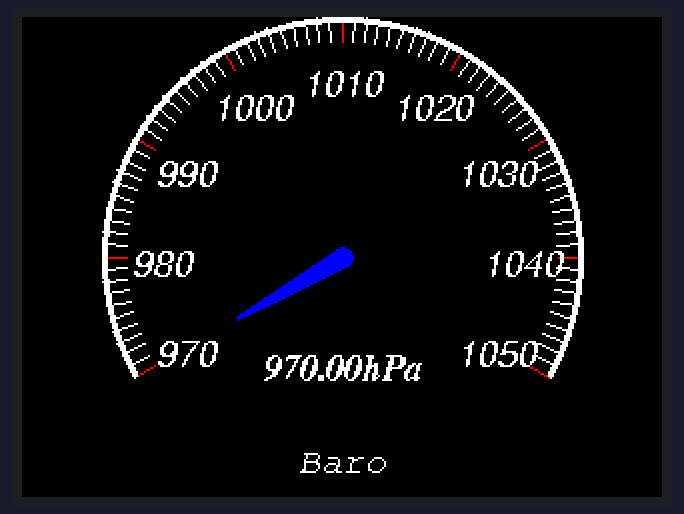
Bench run of a program on a simulated ESP32-S3. Parts: 320×240 colour display.

Above: at 0.47 s.
At 5.37 s:
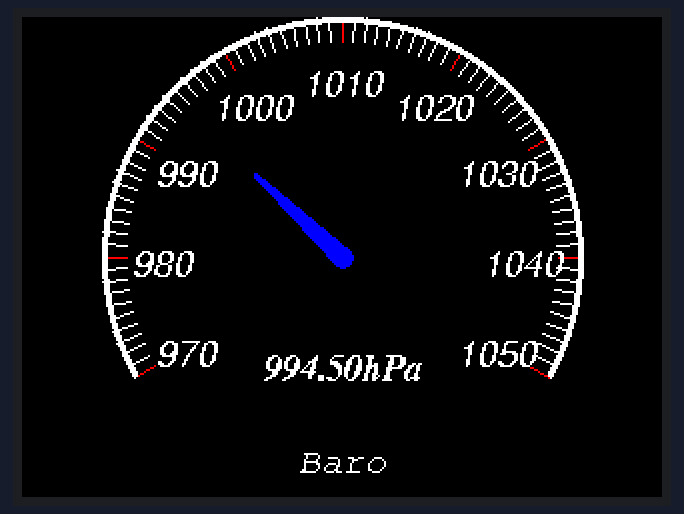
At 10.27 s:
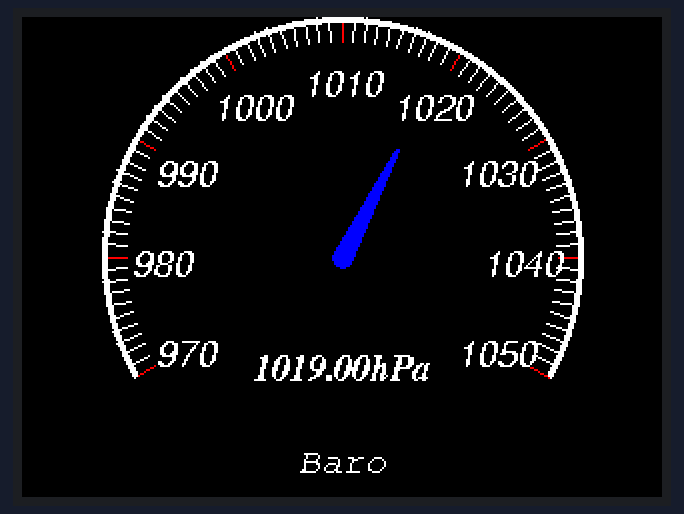
At 20.17 s:
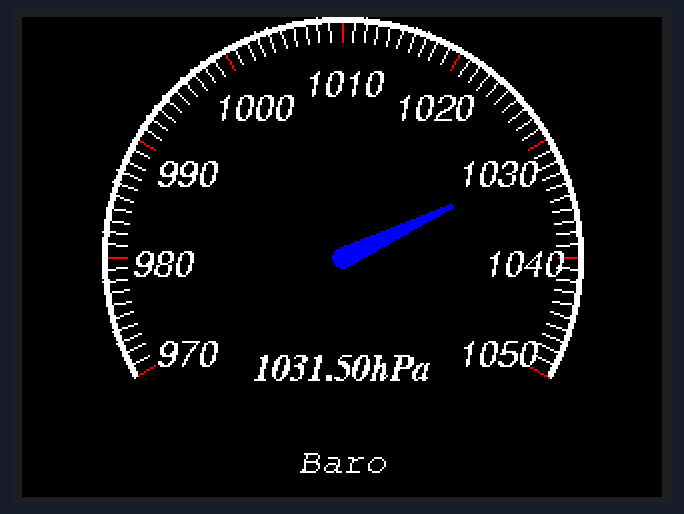
At 29.97 s:
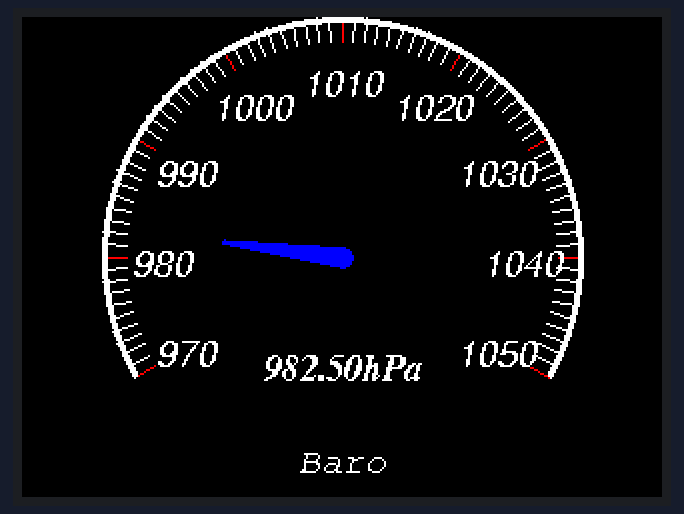
At 39.87 s:
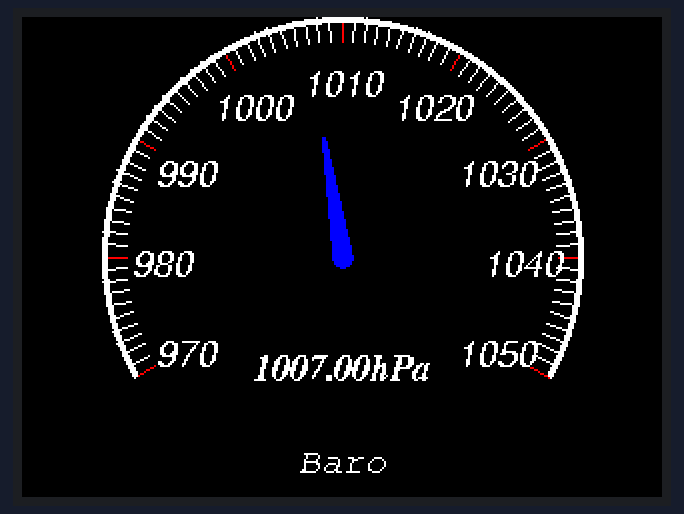

The program:

main.cpp
```cpp
#include <Arduino.h>
#include <M5Unified.h>
#include <meter.h>

// 目盛りの描画
M5Canvas canvas_scale(&M5.Display);
// 動的な部分の描画
M5Canvas canvas_dynamic(&M5.Display);

// メーターを描画するクラス
Meter barometer = Meter("Baro", "hPa", 1050, 970);

void setup() {
  auto cfg = M5.config();
  M5.begin(cfg);

  // 目盛り部分の初期化と描画
  barometer.initScaleCanvas(&canvas_scale, M5.Display.width(), M5.Display.height());
  barometer.drawScaleCanvas();

  // 針, 値部分の初期化
  barometer.initDynamicCanvas(&canvas_dynamic);
}

float count = 970;
float coefficient = 0.5;

void loop() {
  unsigned long start_ms = millis();

  float pressure = count;
  if(pressure >= 1050){
    pressure = 1050;
    coefficient = -0.5;
  }else if(pressure <= 970){
    pressure = 970;
    coefficient = 0.5;
  }
  count += coefficient;
  barometer.drawDynamicCanvas(pressure);

  while(millis() - start_ms < 100);
}
```

meter.cpp
```cpp
#include <Arduino.h>
#include <M5Unified.h>
#include <meter.h>

Meter::Meter(String label, String unit, int maxValue, int minValue)
    : label(label), unit(unit), maxValue(maxValue), minValue(minValue){
}

void Meter::initScaleCanvas(M5Canvas *scaleCanvas, int display_width, int display_height){
    this->scaleCanvas = scaleCanvas;

    width = display_width;
    height = display_height;

    if(width >= height){
        radius = height;
    }else{
        radius = width;
    }
    distanceToNumber = radius / 2 - radius / 8;
    distanceToScaleInside = radius / 2 - radius / 20;
    distanceToScaleOutside = radius / 2;
    handLength = radius / 4;

    this->scaleCanvas->createSprite(width, height);
}

// 目盛り部分の描画
void Meter::drawScaleCanvas(){
    // 一目盛りずつの描画: ディスプレイが小さいモジュールでは省略する
    scaleCanvas->clearDisplay();
    scaleCanvas->fillScreen(colorTheme.backgroundColor);
    if(radius >= 240){
        for(int i = 0; i < 81; i++){
            float xOutside = distanceToScaleOutside * cos(radians(i * oneTick + minDegree)) + width / 2;
            float yOutside = distanceToScaleOutside * sin(radians(i * oneTick + minDegree)) + height / 2;
            float xInside = distanceToScaleInside * cos(radians(i * oneTick + minDegree)) + width / 2;
            float yInside = distanceToScaleInside * sin(radians(i * oneTick + minDegree)) + height / 2;
            this->scaleCanvas->drawLine(xOutside, yOutside, xInside, yInside, colorTheme.oneScaleColor);
        }
    }

    // 数値描画部分の目盛りの描画: (maxValue - minValue) / 8ずつ
    for(int i = 0; i < 9; i++){
        float xOutside = distanceToScaleOutside * cos(radians(i * markedTick + minDegree)) + width / 2;
        float yOutside = distanceToScaleOutside * sin(radians(i * markedTick + minDegree)) + height / 2;
        float xInside = distanceToScaleInside * cos(radians(i * markedTick + minDegree)) + width / 2;
        float yInside = distanceToScaleInside * sin(radians(i * markedTick + minDegree)) + height / 2;
        this->scaleCanvas->drawLine(xOutside, yOutside, xInside, yInside, colorTheme.markedScaleColor);
    }

    // 目盛りの円弧の描画
    this->scaleCanvas->fillArc(width / 2, height / 2, radius / 2 - 2, radius / 2, minDegree, maxDegree, colorTheme.arcColor);

    // 目盛りの数字のフォントはディスプレイのサイズによって適切なものにする
    if(radius < 240){
        this->scaleCanvas->setFont(&fonts::TomThumb);
    }else{
        this->scaleCanvas->setFont(&fonts::FreeSansOblique9pt7b);
    }
    // 目盛りの数字の描画: (maxValue - minValue) / 8ずつ
    // TODO: 気圧以外の場合のときに重要となるはず
    this->scaleCanvas->setColor(colorTheme.numberColor);
    for(int i = 0; i < 9; i++){
        float x = distanceToNumber * cos(radians(i * markedTick + minDegree)) + width / 2;
        float y = distanceToNumber * sin(radians(i * markedTick + minDegree)) + height / 2;
        this->scaleCanvas->drawCenterString(String(i * ((maxValue - minValue) / 8) + minValue), x, y - 4);
    }

    // 文字の描画
    this->scaleCanvas->setColor(colorTheme.labelColor);
    this->scaleCanvas->setFont(&fonts::FreeMonoOblique9pt7b);
    this->scaleCanvas->drawCenterString(label, width / 2, radius - radius / 10);

    this->scaleCanvas->pushSprite(0, 0);
}

void Meter::initDynamicCanvas(M5Canvas *dynamicCanvas){
    this->dynamicCanvas = dynamicCanvas;
    this->dynamicCanvas->createSprite(radius / 2, radius / 2 + radius / 10);
}

void Meter::drawDynamicCanvas(float value){
    dynamicCanvas->clearDisplay();
    dynamicCanvas->fillScreen(colorTheme.backgroundColor);
    // 最大値, 最小値でクリッピング
    if(value > maxValue){
        value = maxValue;
    }else if(value < minValue){
        value = minValue;
    }
    // 最小値との差を計算し目盛りの位置を決める
    float valueDiff = (value - minValue) * oneTick * (scaleNum / (maxValue - minValue));
    float x = handLength * cos(radians(valueDiff + minDegree)) + handLength;
    float y = handLength * sin(radians(valueDiff + minDegree)) + handLength;
    dynamicCanvas->drawWedgeLine(handLength, handLength, x, y, 5, 1, colorTheme.headColor);

    // 値の数字のフォントはディスプレイのサイズによって適切なものにする
    if(radius < 240){
        this->dynamicCanvas->setFont(&fonts::Font0);
    }else{
        this->dynamicCanvas->setFont(&fonts::FreeSerifBoldItalic9pt7b);
    }
    // 値の描画
    dynamicCanvas->setColor(colorTheme.valueColor);
    dynamicCanvas->drawCenterString(String(value) + unit, handLength, handLength + height / 5);
    if(width == height){
        dynamicCanvas->pushSprite(width / 4, height / 4);
    }else if(width == 240){
        dynamicCanvas->pushSprite(width / 4 + width / 9, height / 4);
    }else if(width == 320){
        dynamicCanvas->pushSprite(width / 4 + width / 16, height / 4);
    }
}
```

meter.h
```cpp
#include <Arduino.h>
#include <M5Unified.h>

// メーター
class Meter {
  private:
    String label; // 何のメーターか
    String unit; // 単位
    // 取り得る値の範囲
    int maxValue;
    int minValue;

    int32_t width;
    int32_t height;
    int32_t radius; // 幅と高さの内, 小さい方の値
    int distanceToNumber; // 中央から各目盛りの数字までの距離
    // 中央から各目盛りまでの距離
    int distanceToScaleInside;
    int distanceToScaleOutside;
    int handLength; // 針の長さ

    // メーターの色のテーマ
    struct ColorTheme{
      // 背景の色
      int backgroundColor = BLACK;
      // 1目盛り分の色
      int oneScaleColor = WHITE;
      // 数字付き目盛りの色
      int markedScaleColor = RED;
      // 円弧の色
      int arcColor = WHITE;
      // 目盛りの数字の色
      int numberColor = WHITE;
      // ラベルの色
      int labelColor = WHITE;
      // 針の色
      int headColor = BLUE;
      // 値の色
      int valueColor = WHITE;

      ColorTheme(){}

      ColorTheme(int backgroundColor, int oneScaleColor, int markedScaleColor, int arcColor,
       int numberColor, int labelColor, int headColor, int valueColor){
        this->backgroundColor = backgroundColor;
        this->oneScaleColor = oneScaleColor;
        this->markedScaleColor = markedScaleColor;
        this->arcColor = arcColor;
        this->numberColor = numberColor;
        this->labelColor = labelColor;
        this->headColor = headColor;
        this->valueColor = valueColor;
      }
    } colorTheme;

    static const int minDegree = 150; // 最小値がとる角度
    static const int maxDegree = 390; // 最大値がとる角度
    static const int oneTick = 3; // 一目盛り
    static const int markedTick = oneTick * 10; // 強調される目盛り
    static const int scaleNum = 80; // 目盛りの数

    M5Canvas *scaleCanvas;
    M5Canvas *dynamicCanvas;

  public:
    Meter(String label, String unit, int maxValue, int minValue);

    // 目盛り部分の初期化
    void initScaleCanvas(M5Canvas *scaleCanvas, int display_width, int display_height);

    // 目盛り部分の描画
    void drawScaleCanvas();

    // 針, 値部分の初期化
    void initDynamicCanvas(M5Canvas *dynamicCanvas);

    // 針, 値部分の描画
    void drawDynamicCanvas(float value);
};
```
